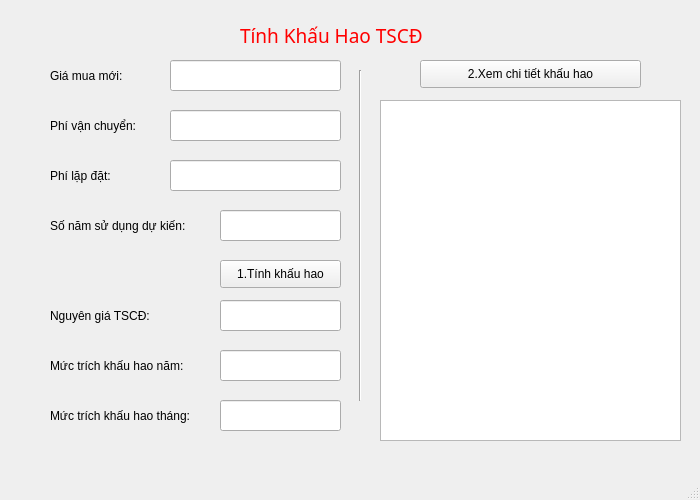
<?xml version="1.0" encoding="UTF-8"?>
<ui version="4.0">
 <class>MainWindow</class>
 <widget class="QMainWindow" name="MainWindow">
  <property name="geometry">
   <rect>
    <x>0</x>
    <y>0</y>
    <width>700</width>
    <height>500</height>
   </rect>
  </property>
  <property name="windowTitle">
   <string>MainWindow</string>
  </property>
  <property name="styleSheet">
   <string notr="true"/>
  </property>
  <widget class="QWidget" name="centralwidget">
   <widget class="Line" name="line">
    <property name="geometry">
     <rect>
      <x>350</x>
      <y>70</y>
      <width>20</width>
      <height>331</height>
     </rect>
    </property>
    <property name="orientation">
     <enum>Qt::Vertical</enum>
    </property>
   </widget>
   <widget class="QPushButton" name="pushButton_xem">
    <property name="geometry">
     <rect>
      <x>420</x>
      <y>60</y>
      <width>221</width>
      <height>28</height>
     </rect>
    </property>
    <property name="text">
     <string>2.Xem chi tiết khấu hao</string>
    </property>
   </widget>
   <widget class="QLabel" name="label">
    <property name="geometry">
     <rect>
      <x>240</x>
      <y>20</y>
      <width>241</width>
      <height>31</height>
     </rect>
    </property>
    <property name="font">
     <font>
      <family>Poppins Medium</family>
      <pointsize>14</pointsize>
      <weight>7</weight>
      <italic>false</italic>
      <bold>false</bold>
     </font>
    </property>
    <property name="styleSheet">
     <string notr="true">color: rgb(255, 0, 0);
font: 57 14pt &quot;Poppins Medium&quot;;

</string>
    </property>
    <property name="text">
     <string>Tính Khấu Hao TSCĐ</string>
    </property>
   </widget>
   <widget class="QLabel" name="label_giamuamoi">
    <property name="geometry">
     <rect>
      <x>50</x>
      <y>60</y>
      <width>91</width>
      <height>31</height>
     </rect>
    </property>
    <property name="text">
     <string>Giá mua mới:</string>
    </property>
   </widget>
   <widget class="QLineEdit" name="lineEdit_giamuamoi">
    <property name="geometry">
     <rect>
      <x>170</x>
      <y>60</y>
      <width>171</width>
      <height>31</height>
     </rect>
    </property>
   </widget>
   <widget class="QLabel" name="label_phivanchuyen">
    <property name="geometry">
     <rect>
      <x>50</x>
      <y>110</y>
      <width>91</width>
      <height>31</height>
     </rect>
    </property>
    <property name="text">
     <string>Phí vận chuyển:</string>
    </property>
   </widget>
   <widget class="QLineEdit" name="lineEdit_phivanchuyen">
    <property name="geometry">
     <rect>
      <x>170</x>
      <y>110</y>
      <width>171</width>
      <height>31</height>
     </rect>
    </property>
   </widget>
   <widget class="QLabel" name="label_philapdat">
    <property name="geometry">
     <rect>
      <x>50</x>
      <y>160</y>
      <width>91</width>
      <height>31</height>
     </rect>
    </property>
    <property name="text">
     <string>Phí lặp đặt:</string>
    </property>
   </widget>
   <widget class="QLineEdit" name="lineEdit_philapdat">
    <property name="geometry">
     <rect>
      <x>170</x>
      <y>160</y>
      <width>171</width>
      <height>31</height>
     </rect>
    </property>
   </widget>
   <widget class="QLabel" name="label_sonamsd">
    <property name="geometry">
     <rect>
      <x>50</x>
      <y>210</y>
      <width>151</width>
      <height>31</height>
     </rect>
    </property>
    <property name="text">
     <string>Số năm sử dụng dự kiến:</string>
    </property>
   </widget>
   <widget class="QLineEdit" name="lineEdit_sonamsd">
    <property name="geometry">
     <rect>
      <x>220</x>
      <y>210</y>
      <width>121</width>
      <height>31</height>
     </rect>
    </property>
   </widget>
   <widget class="QPushButton" name="pushButton_tinh">
    <property name="geometry">
     <rect>
      <x>220</x>
      <y>260</y>
      <width>121</width>
      <height>28</height>
     </rect>
    </property>
    <property name="text">
     <string>1.Tính khấu hao</string>
    </property>
   </widget>
   <widget class="QLabel" name="label_nguyengia">
    <property name="geometry">
     <rect>
      <x>50</x>
      <y>300</y>
      <width>151</width>
      <height>31</height>
     </rect>
    </property>
    <property name="text">
     <string>Nguyên giá TSCĐ:</string>
    </property>
   </widget>
   <widget class="QLineEdit" name="lineEdit_nguyengia">
    <property name="geometry">
     <rect>
      <x>220</x>
      <y>300</y>
      <width>121</width>
      <height>31</height>
     </rect>
    </property>
   </widget>
   <widget class="QLabel" name="label_khauhaonam">
    <property name="geometry">
     <rect>
      <x>50</x>
      <y>350</y>
      <width>151</width>
      <height>31</height>
     </rect>
    </property>
    <property name="text">
     <string>Mức trích khấu hao năm:</string>
    </property>
   </widget>
   <widget class="QLabel" name="label_khauhaotham">
    <property name="geometry">
     <rect>
      <x>50</x>
      <y>400</y>
      <width>151</width>
      <height>31</height>
     </rect>
    </property>
    <property name="text">
     <string>Mức trích khấu hao tháng:</string>
    </property>
   </widget>
   <widget class="QLineEdit" name="lineEdit_khauhaonam">
    <property name="geometry">
     <rect>
      <x>220</x>
      <y>350</y>
      <width>121</width>
      <height>31</height>
     </rect>
    </property>
   </widget>
   <widget class="QLineEdit" name="lineEdit_khauhaothang">
    <property name="geometry">
     <rect>
      <x>220</x>
      <y>400</y>
      <width>121</width>
      <height>31</height>
     </rect>
    </property>
   </widget>
   <widget class="QTextBrowser" name="textBrowser">
    <property name="geometry">
     <rect>
      <x>380</x>
      <y>100</y>
      <width>301</width>
      <height>341</height>
     </rect>
    </property>
   </widget>
  </widget>
  <widget class="QMenuBar" name="menubar">
   <property name="geometry">
    <rect>
     <x>0</x>
     <y>0</y>
     <width>700</width>
     <height>26</height>
    </rect>
   </property>
  </widget>
  <widget class="QStatusBar" name="statusbar"/>
 </widget>
 <resources/>
 <connections/>
</ui>
